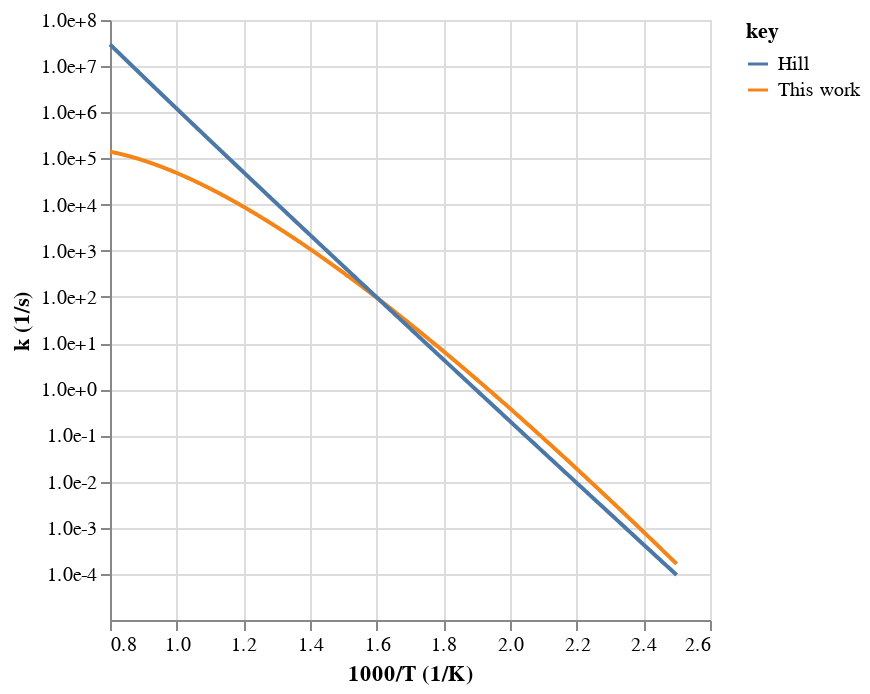
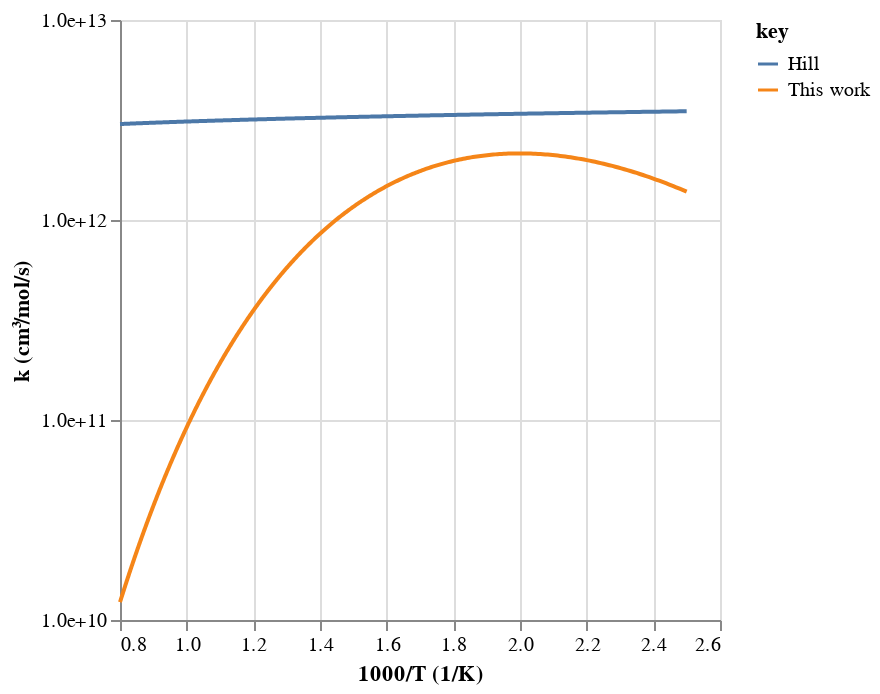
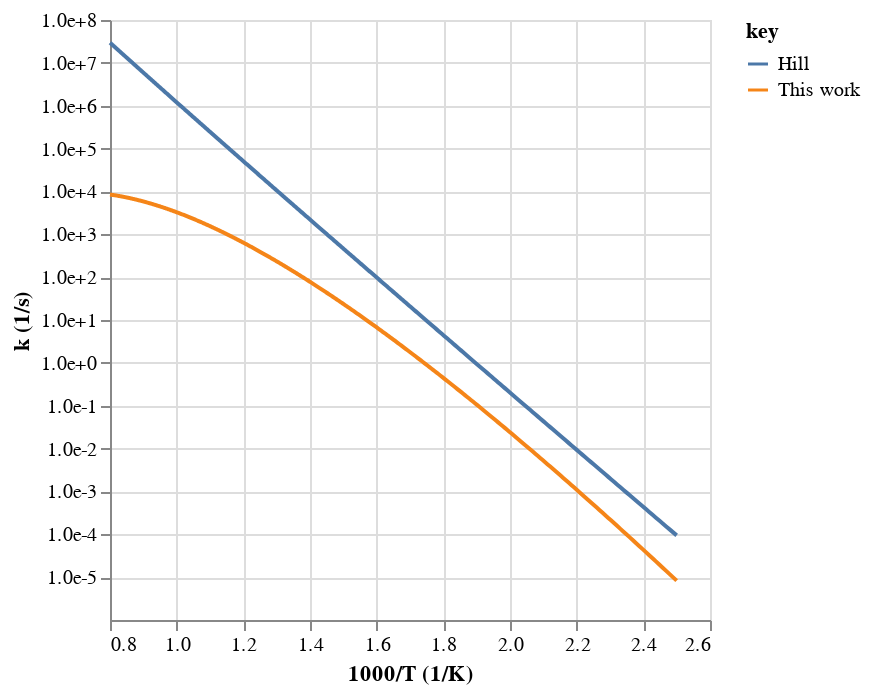
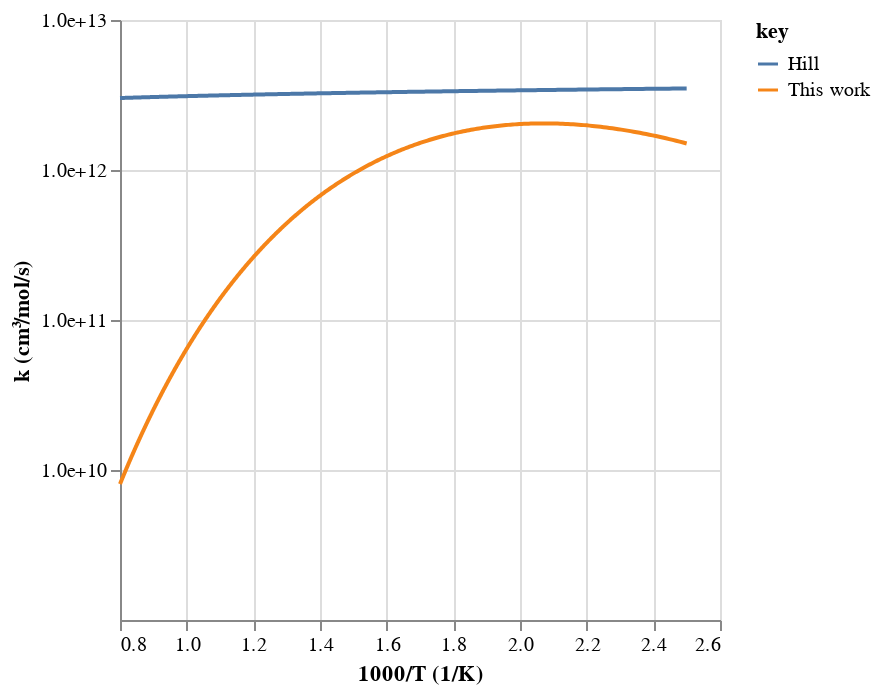

Notebook cell for these charts, in order:
### Code cell
# Write
workflow.plot_rates(tag=tag, root_path=root_path)

### Figure 1 — Vega-Lite specification as saved in the notebook (floating-point values rounded to 4 significant figures; data arrays with more than 128 entries replaced by an {"elided": "..."} marker saying what was removed)
{"config": {"view": {"continuousWidth": 300, "continuousHeight": 300}}, "data": {"name": "data-7312a39f171f4c50d8bb5670f8a5cc28"}, "mark": {"type": "line"}, "encoding": {"color": {"field": "key", "type": "nominal"}, "x": {"field": "x", "title": "1000/T (1/K)", "type": "quantitative"}, "y": {"axis": {"format": ".1e", "values": [0.0001, 0.001, 0.01, 0.1, 1, 10, 100, 1000, 10000, 100000, 1000000, 10000000, 100000000]}, "field": "value", "scale": {"type": "log"}, "title": "k (1/s)", "type": "quantitative"}}, "transform": [{"fold": ["This work", "Hill"]}], "$schema": "https://vega.github.io/schema/vega-lite/v5.20.1.json", "datasets": {"data-7312a39f171f4c50d8bb5670f8a5cc28": {"elided": "500 records"}}}

### Figure 2 — Vega-Lite specification as saved in the notebook (floating-point values rounded to 4 significant figures; data arrays with more than 128 entries replaced by an {"elided": "..."} marker saying what was removed)
{"config": {"view": {"continuousWidth": 300, "continuousHeight": 300}}, "data": {"name": "data-70ec71167fa03b444010a61607f88f53"}, "mark": {"type": "line"}, "encoding": {"color": {"field": "key", "type": "nominal"}, "x": {"field": "x", "title": "1000/T (1/K)", "type": "quantitative"}, "y": {"axis": {"format": ".1e", "values": [10000000000, 100000000000, 1000000000000, 10000000000000, 100000000000000]}, "field": "value", "scale": {"type": "log"}, "title": "k (cm³/mol/s)", "type": "quantitative"}}, "transform": [{"fold": ["This work", "Hill"]}], "$schema": "https://vega.github.io/schema/vega-lite/v5.20.1.json", "datasets": {"data-70ec71167fa03b444010a61607f88f53": {"elided": "500 records"}}}

### Figure 3 — Vega-Lite specification as saved in the notebook (floating-point values rounded to 4 significant figures; data arrays with more than 128 entries replaced by an {"elided": "..."} marker saying what was removed)
{"config": {"view": {"continuousWidth": 300, "continuousHeight": 300}}, "data": {"name": "data-58a8cd9fe6a4535c830fda8f157453e9"}, "mark": {"type": "line"}, "encoding": {"color": {"field": "key", "type": "nominal"}, "x": {"field": "x", "title": "1000/T (1/K)", "type": "quantitative"}, "y": {"axis": {"format": ".1e", "values": [1e-05, 0.0001, 0.001, 0.01, 0.1, 1, 10, 100, 1000, 10000, 100000, 1000000, 10000000, 100000000]}, "field": "value", "scale": {"type": "log"}, "title": "k (1/s)", "type": "quantitative"}}, "transform": [{"fold": ["This work", "Hill"]}], "$schema": "https://vega.github.io/schema/vega-lite/v5.20.1.json", "datasets": {"data-58a8cd9fe6a4535c830fda8f157453e9": {"elided": "500 records"}}}

### Figure 4 — Vega-Lite specification as saved in the notebook (floating-point values rounded to 4 significant figures; data arrays with more than 128 entries replaced by an {"elided": "..."} marker saying what was removed)
{"config": {"view": {"continuousWidth": 300, "continuousHeight": 300}}, "data": {"name": "data-d67d8679aaaceacf0b7354a8e6f9bcac"}, "mark": {"type": "line"}, "encoding": {"color": {"field": "key", "type": "nominal"}, "x": {"field": "x", "title": "1000/T (1/K)", "type": "quantitative"}, "y": {"axis": {"format": ".1e", "values": [10000000000, 100000000000, 1000000000000, 10000000000000, 100000000000000]}, "field": "value", "scale": {"type": "log"}, "title": "k (cm³/mol/s)", "type": "quantitative"}}, "transform": [{"fold": ["This work", "Hill"]}], "$schema": "https://vega.github.io/schema/vega-lite/v5.20.1.json", "datasets": {"data-d67d8679aaaceacf0b7354a8e6f9bcac": {"elided": "500 records"}}}
